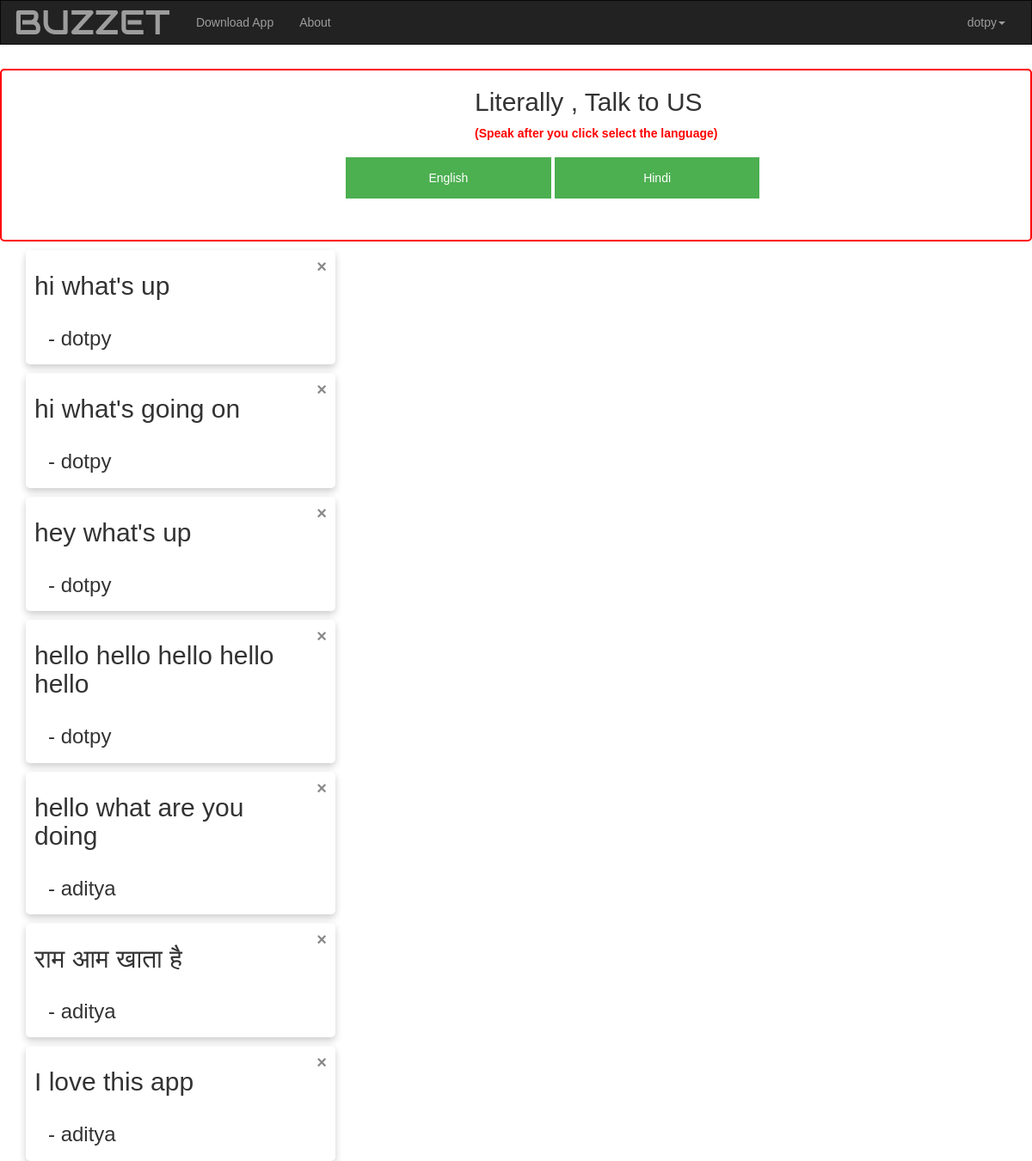
Screenshot of /ocrapp/about/ (signed in) with the database file from the repository.
### ocrapp/models.py (models this page shows)
class feedback(models.Model):
    feedback_name = models.CharField(max_length = 50)
    feedback_comment = models.CharField(max_length = 100)

### ocrapp/views.py (the view)
# urls.py: path('about/',views.about,name='about'),
def about(request):
    feed_list  = []
    feed = feedback.objects.all()
    for x in feed:
        feed_list.append(x)
    return render(request,'ocrapp/about.html',{'feed':feed_list})

### templates/ocrapp/about.html (shortened to what this page needs)
{% extends "ocrapp/base.html" %}
{% load static %}
{% block extrahead %}
<link rel="stylesheet" type="text/css" href="{% static 'style/about.css' %}">
{% endblock %}
{% block body_block %}
<br><br><br><br>
<div style="padding-left:400px;border: 2px solid red;border-radius: 5px;border-width:60%;padding-bottom:40px;">
<h2 style="padding-left:150px;">Literally , Talk to US</h2>
<p style="color:red;padding-left:150px;"><b>(Speak after you click select the language)</b></p>
   <a href="feedback_view"><button type="submit" class="english" value="upload" >English</button></a>
   <a href="feedback_hindi"><button type="submit" class="hindi" value="upload" >Hindi</button></a>
   </div>
   {% for feeds in feed %}
   <div class="card">
              <span class="closebtn" onclick="this.parentElement.style.display='none'">&times;</span>
              <h2>{{feeds.feedback_comment}}</h2>
              <div class="container" style="padding-lleft:1000px;">
                <h3 > - {{feeds.feedback_name}}</h3>
              </div>
            </div>
   {% endfor %}
{% endblock %}

### templates/ocrapp/header.html (shortened to what this page needs)
{% load static %}
{% block extrahead %}
<link rel="stylesheet" type="text/css" href="{% static 'style/header.css' %}">
{% endblock %}
<nav class="navbar navbar-inverse" style="margin-bottom:-20px;border-radius: 0">
    <div class="container-fluid">
        <div class="navbar-header">
            <a class="navbar-brand" style="margin-top: 0px; font-size: 40px; font-family: 'Audiowide', cursive;
            " href="{% url 'home' %}">BUZZET</a>
        </div>
        <div class="collapse navbar-collapse" id="myNavbar">
        <ul class="nav navbar-nav">
            <li><a href="https://github.com/infiniteoverflow/My-Android-APKs/blob/master/APKs/dotpy.apk?raw=true">Download App </a></li>
            <li><a href="{% url 'ocrapp:about' %}">About</a></li>
        </ul>
        <ul class="nav navbar-nav navbar-right">
            {% if user.is_authenticated %}
            <li class="dropdown"><a class="dropdown-toggle" data-toggle="dropdown" href="#">{{ user.username }}<span class="caret"></span></a>
            </li>
            {% else %}
            <li onclick="document.getElementById('id02').style.display='block'"><a href="#"><span class="glyphicon glyphicon-log-in"></span>Login</a></li>
            {% endif %}
        </ul>
        </div>
    </div>
</nav>

### static/style/base.css (style rules this page uses)
body,html { height: 100%; margin: 0 auto; }
* { box-sizing: border-box; }

### static/style/login.css (style rules this page uses)
body, html { height: 100%; font-family: Arial, Helvetica, sans-serif; }
* { box-sizing: border-box; }

### static/style/about.css (style rules this page uses)
.english { background-color: #4CAF50; color: white; padding: 14px 20px; margin: 8px 0; border: none; cursor: pointer; opacity: 1; z-index: -1; width:30%; }
.hindi { background-color: #4CAF50; color: white; padding: 14px 20px; margin: 8px 0; border: none; cursor: pointer; opacity: 1; z-index: -1; width:30%; }

### static/style/header.css (style rules this page uses)
body { background: white; font-family: Arial, Helvetica, sans-serif; }
* { box-sizing: border-box; }
nav { z-index: 99999; }

### rows the page displays
feedback: feedback_comment "hi what's up", feedback_name "dotpy"
feedback: feedback_comment "hi what's going on", feedback_name "dotpy"
feedback: feedback_comment "hey what's up", feedback_name "dotpy"
feedback: feedback_comment "hello hello hello hello hello", feedback_name "dotpy"
feedback: feedback_comment "hello what are you doing", feedback_name "aditya"
feedback: feedback_comment "राम आम खाता है", feedback_name "aditya"
feedback: feedback_comment "I love this app", feedback_name "aditya"

### other values shown
{{ user.username }} "dotpy"
